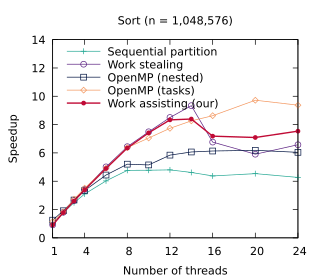

gnuplot code for this plot:
set title "Sort (n = 1,048,576)"
set terminal pdf size 3.2,2.8
set output "./results/Sort_n___1,048,576.pdf"
set key on
set key top left Left reverse
set xrange [1:24]
set xtics (1, 4, 8, 12, 16, 20, 24)
set xlabel "Number of threads"
set yrange [0:14]
set ylabel "Speedup"
plot './results/Sort_n___1,048,576.dat' using 1:2 title "Sequential partition" pointsize 0.7 lw 1 pt 1 linecolor rgb "#24A793" with linespoints, \
  './results/Sort_n___1,048,576.dat' using 1:3 title "Work stealing" pointsize 0.7 lw 1 pt 6 linecolor rgb "#5B2182" with linespoints, \
  './results/Sort_n___1,048,576.dat' using 1:4 title "OpenMP (nested)" pointsize 0.7 lw 1 pt 4 linecolor rgb "#001240" with linespoints, \
  './results/Sort_n___1,048,576.dat' using 1:5 title "OpenMP (tasks)" pointsize 0.7 lw 1 pt 12 linecolor rgb "#F3965E" with linespoints, \
  './results/Sort_n___1,048,576.dat' using 1:6 title "Work assisting (our)" pointsize 0.4 lw 2 pt 7 linecolor rgb "#C00A35" with linespoints
